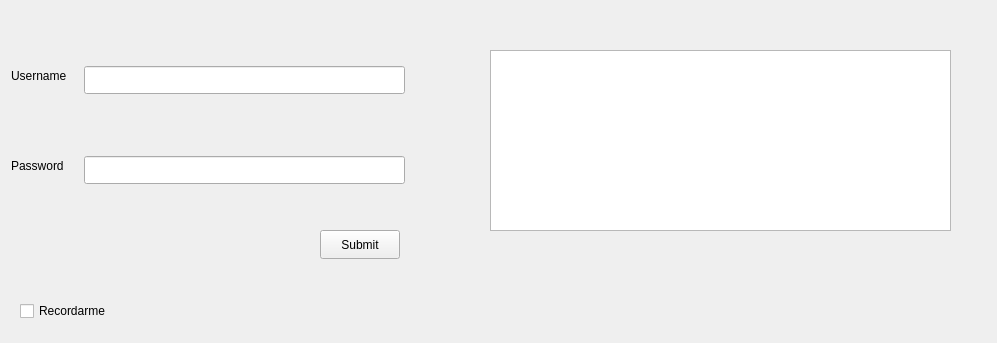
<?xml version="1.0" encoding="UTF-8"?>
<ui version="4.0">
 <class>Login</class>
 <widget class="QWidget" name="Login">
  <property name="geometry">
   <rect>
    <x>0</x>
    <y>0</y>
    <width>997</width>
    <height>343</height>
   </rect>
  </property>
  <property name="windowTitle">
   <string>Login</string>
  </property>
  <widget class="QLabel" name="username_label">
   <property name="geometry">
    <rect>
     <x>11</x>
     <y>66</y>
     <width>66</width>
     <height>20</height>
    </rect>
   </property>
   <property name="text">
    <string>Username</string>
   </property>
  </widget>
  <widget class="QLabel" name="password_label">
   <property name="geometry">
    <rect>
     <x>11</x>
     <y>156</y>
     <width>61</width>
     <height>20</height>
    </rect>
   </property>
   <property name="text">
    <string>Password</string>
   </property>
  </widget>
  <widget class="QLineEdit" name="username_lineEdit">
   <property name="geometry">
    <rect>
     <x>84</x>
     <y>66</y>
     <width>321</width>
     <height>28</height>
    </rect>
   </property>
  </widget>
  <widget class="QLineEdit" name="password_lineEdit">
   <property name="geometry">
    <rect>
     <x>84</x>
     <y>156</y>
     <width>321</width>
     <height>28</height>
    </rect>
   </property>
   <property name="echoMode">
    <enum>QLineEdit::Password</enum>
   </property>
  </widget>
  <widget class="QPushButton" name="submit_pusButton">
   <property name="geometry">
    <rect>
     <x>320</x>
     <y>230</y>
     <width>80</width>
     <height>29</height>
    </rect>
   </property>
   <property name="text">
    <string>Submit</string>
   </property>
  </widget>
  <widget class="QTextEdit" name="weather_textEdit">
   <property name="geometry">
    <rect>
     <x>490</x>
     <y>50</y>
     <width>461</width>
     <height>181</height>
    </rect>
   </property>
  </widget>
  <widget class="QCheckBox" name="rememberMe_checkBox">
   <property name="geometry">
    <rect>
     <x>20</x>
     <y>300</y>
     <width>91</width>
     <height>22</height>
    </rect>
   </property>
   <property name="text">
    <string>Recordarme</string>
   </property>
  </widget>
 </widget>
 <resources/>
 <connections/>
</ui>
